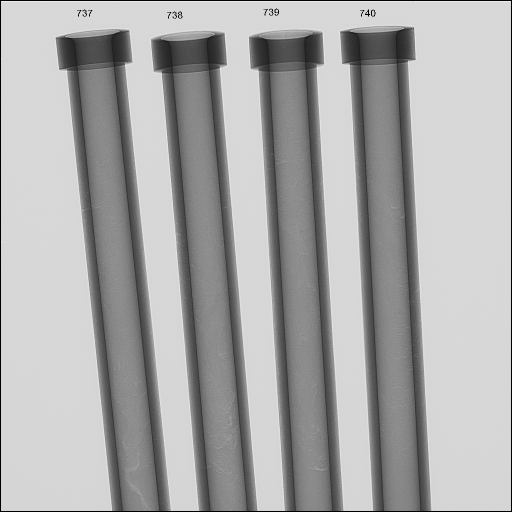
#> input picture test/737-738-739-740_001.bmp, 1024 x 1024 px, found by its file name (shown at 1/2 size)
$ python power_pipes.py
#> lines starting #> are read from the running program, lines starting #| are printed output that depends on the picture; after the words box and inside, x2 and y2 are one past the last pixel; in counts of white or black regions, pixels touching at a corner belong together
import cv2
import numpy as np
from scipy.spatial import distance

def filter_lines(lines):
    new_lines = []
    for i in range(len(lines[::2])):
        dst = distance.euclidean(lines[i-1], lines[i])
        # if dst > 500:
        #     new_lines.append(dst)


    return np.array(new_lines)


image = cv2.imread('737-738-739-740_001.bmp')
#> image is the input picture: shape (1024, 1024, 3); min 0, max 255, mean 169.3
gray = cv2.cvtColor(image, cv2.COLOR_BGR2GRAY)

# It converts the BGR color space of image to HSV color space
hsv = cv2.cvtColor(image, cv2.COLOR_BGR2HSV)
#> hsv: shape (1024, 1024, 3); mean H, S, V 0, 0, 169.3

# Threshold of blue in HSV space
lower_blue = np.array([0, 0, 100])
upper_blue = np.array([179, 255, 219])

# preparing the mask to overlay
mask = cv2.inRange(hsv, lower_blue, upper_blue)
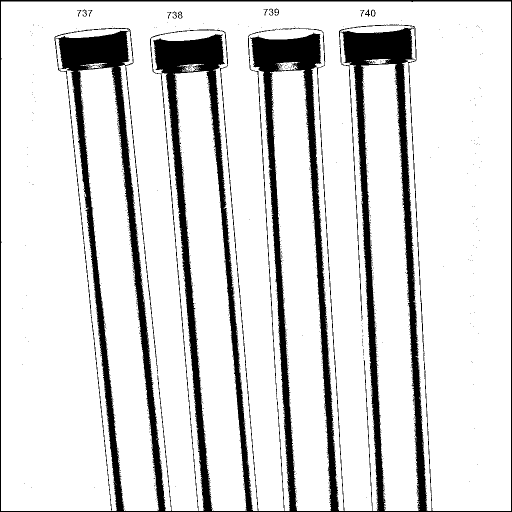
#> mask: shape (1024, 1024) (shown at 1/2 size); 85.5% white; 1050 black regions (1023 under 20 px), largest, box (x1, y1, x2, y2) and area: (0, 0, 1024, 1024) 143907, (816, 52, 849, 722) 1128, (498, 118, 554, 795) 1060

# The black region in the mask has the value of 0,
# so when multiplied with original image removes all non-blue regions
result = cv2.bitwise_and(image, image, mask = mask)

cv2.imshow('pipe color filtered', cv2.resize(result, (800, 600)))
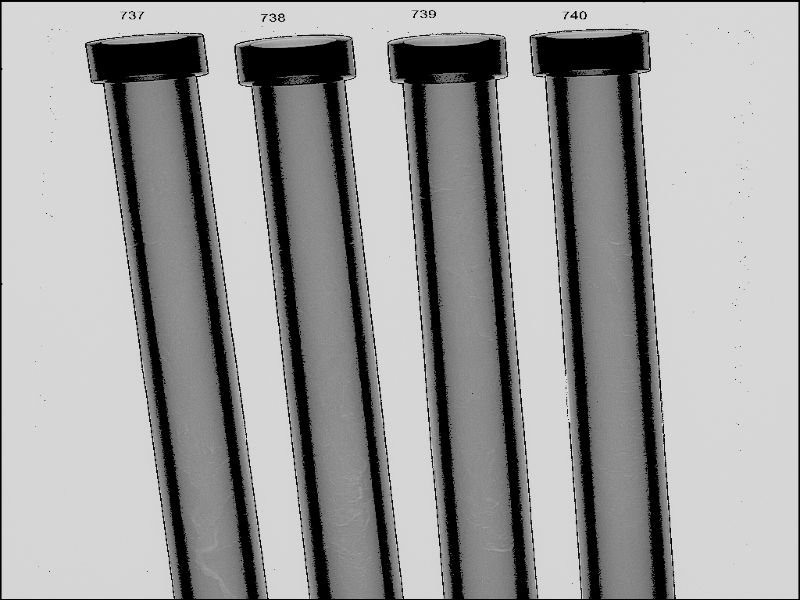
#> window 'pipe color filtered': shape (600, 800, 3); min 0, max 219, mean 156.6

# result = image
gray = cv2.cvtColor(result,cv2.COLOR_HSV2BGR)
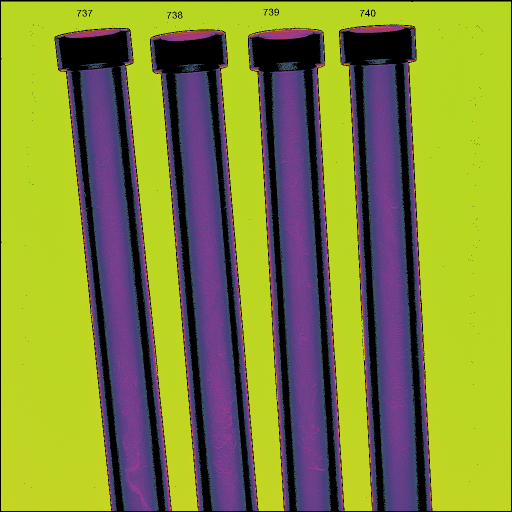
#> gray: shape (1024, 1024, 3) (shown at 1/2 size); mean B, G, R 58.2, 136.8, 130.2
gray = cv2.cvtColor(result,cv2.COLOR_BGR2GRAY)
#> gray: shape (1024, 1024)

thresh = 60
im_bw = cv2.threshold(gray, thresh, 255, cv2.THRESH_BINARY)[1]
cv2.imshow('binary', cv2.resize(im_bw, (800, 600)))
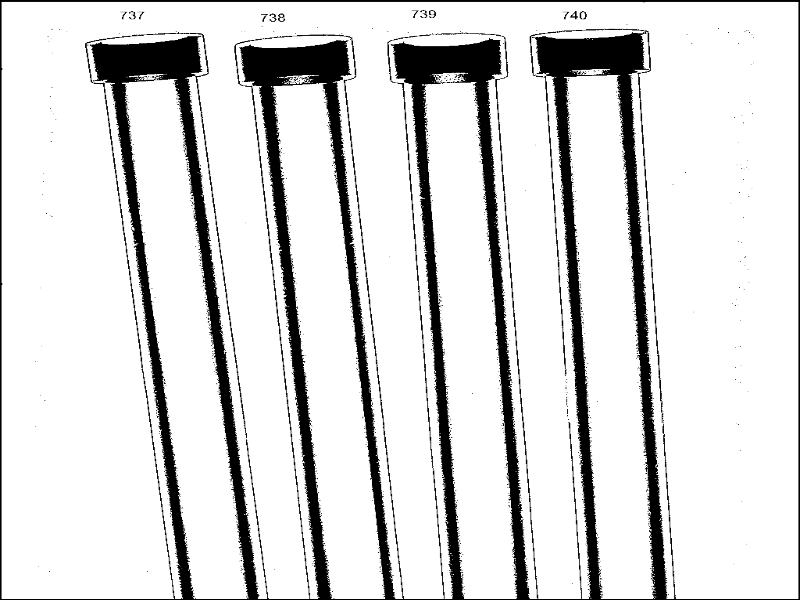
#> window 'binary': shape (600, 800); min 0, max 255, mean 218

# Apply edge detection method on the image
edges = cv2.Canny(im_bw,150,255)
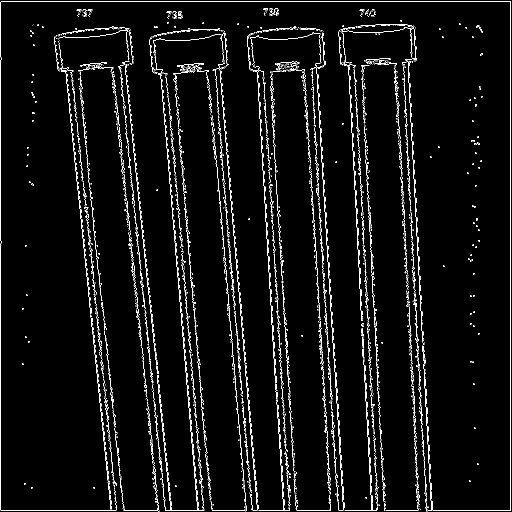
#> edges: shape (1024, 1024) (shown at 1/2 size); 4% white in thin lines or dots


# This returns an array of r and theta values
lines = cv2.HoughLinesP(edges, 1, np.pi/500, 50, np.array([]), 100, 5)
#> lines = 62 rows, first 6: [2, 1021, 231, 1021], [3, 2, 1020, 2], [1, 1020, 1, 4], [1021, 1021, 1021, 3], [318, 788, 341, 1019], [641, 283, 661, 615]
# print(len(np.array(lines)[::2]))

if lines is not None:
    for line in lines:
        for x1, y1, x2, y2 in line:
            cv2.line(image, (x1, y1), (x2, y2), (20, 220, 20), 3)
#> this loop made 62 passes
#> line on passes 1 to 12: [[2, 1021, 231, 1021]], [[3, 2, 1020, 2]], [[1, 1020, 1, 4]], [[1021, 1021, 1021, 3]], [[318, 788, 341, 1019]], [[641, 283, 661, 615]], [[269, 321, 314, 747]], [[706, 309, 714, 467]], [[670, 744, 681, 939]], [[813, 264, 820, 407]], [[301, 734, 311, 835]], [[320, 146, 343, 408]]
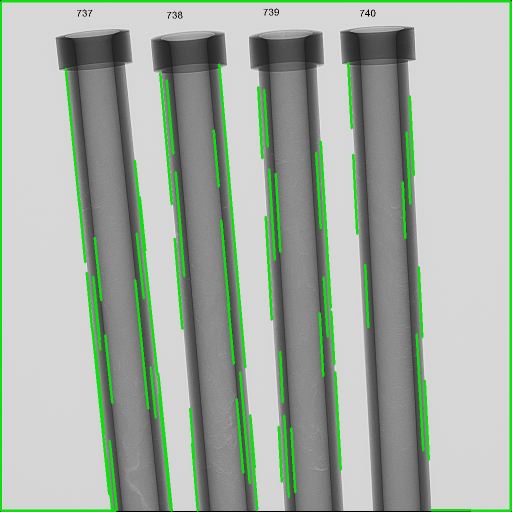
#> image: shape (1024, 1024, 3) (shown at 1/2 size); 5.95% of pixels changed, all inside (x1, y1, x2, y2) = (0, 0, 1024, 1024)

cv2.imshow('res', cv2.resize(image, (800, 600)))
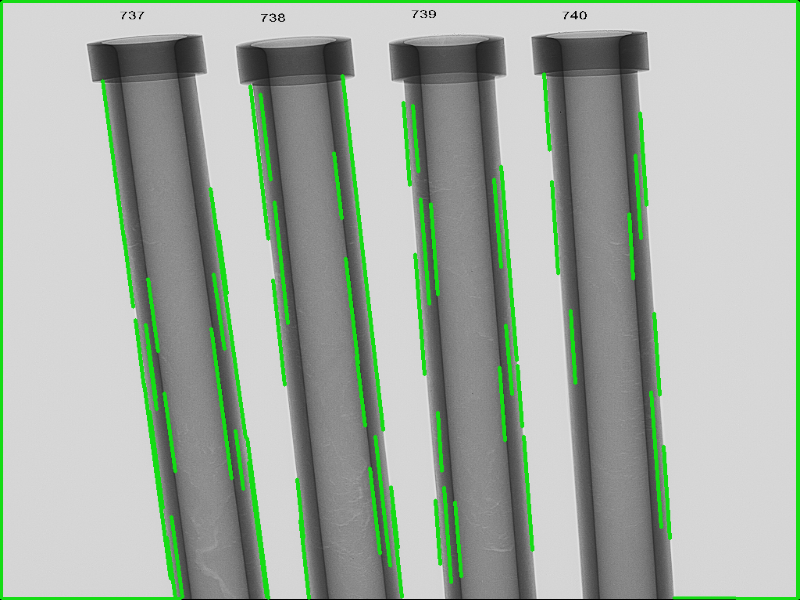
#> window 'res': shape (600, 800, 3); mean B, G, R 161.6, 173.5, 161.6

if cv2.waitKey(0) & 0xff == 27:
#> (key Esc is pressed here)
    cv2.destroyAllWindows()

$ run again, with test/737-738-739-740_002.bmp copied over test/737-738-739-740_001.bmp
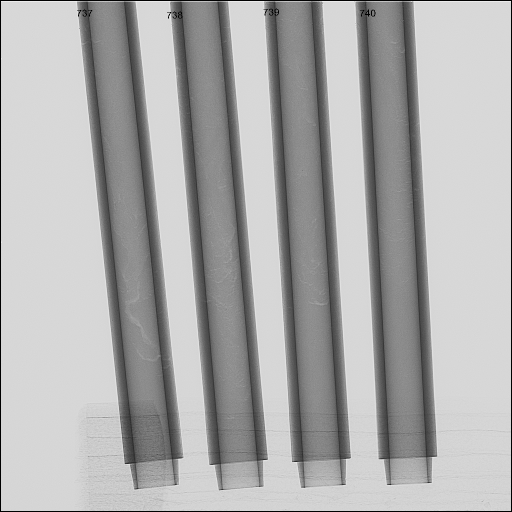
#> input picture test/737-738-739-740_002.bmp, 1024 x 1024 px, found by its file name (shown at 1/2 size)
#> image is the input picture: shape (1024, 1024, 3); min 0, max 255, mean 172.1
#> hsv: shape (1024, 1024, 3); mean H, S, V 0, 0, 172.1
#> `mask = cv2.inRange(hsv, lower_blue, upper_blue)`:
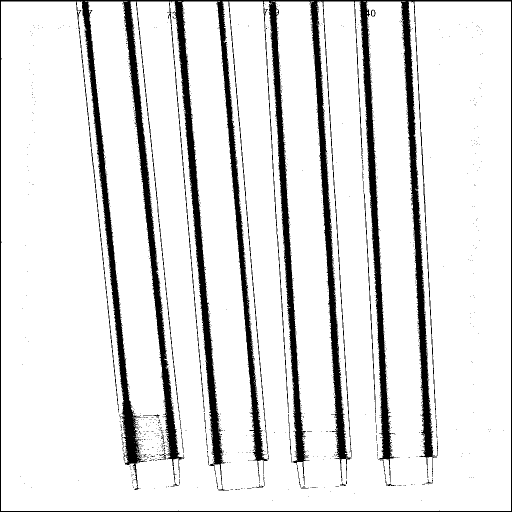
#> mask: shape (1024, 1024) (shown at 1/2 size); 88.5% white; 1301 black regions (1265 under 20 px), largest, box (x1, y1, x2, y2) and area: (0, 0, 1024, 1024) 109392, (648, 50, 701, 874) 1335, (467, 118, 533, 861) 1206
#> edges: shape (1024, 1024); 4.1% white in thin lines or dots
#> lines = 67 rows, first 6: [2, 1021, 1021, 1021], [1, 1020, 1, 4], [1021, 1020, 1021, 3], [648, 2, 802, 2], [759, 518, 769, 708], [655, 182, 668, 395]
#> the loop `for line in lines:` made 67 passes
#> `cv2.imshow('res', cv2.resize(image, (800, 600)))`:
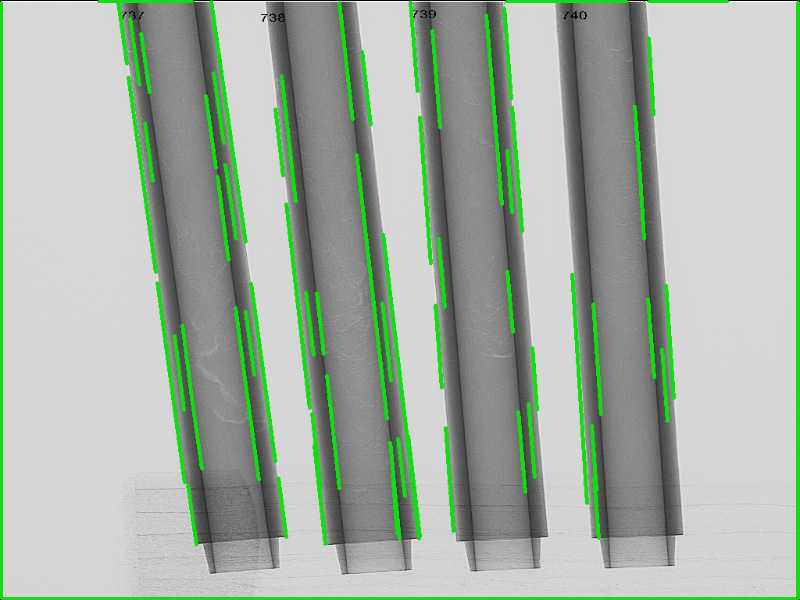
#> window 'res': shape (600, 800, 3); mean B, G, R 164.2, 177.2, 164.2

$ run again, with test/737-738-739-740_004.bmp copied over test/737-738-739-740_001.bmp
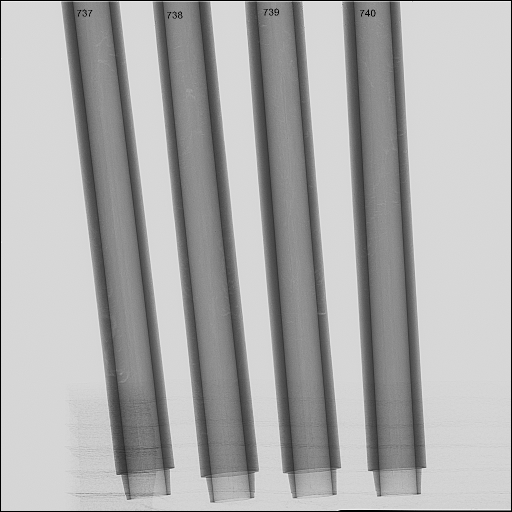
#> input picture test/737-738-739-740_004.bmp, 1024 x 1024 px, found by its file name (shown at 1/2 size)
#> image is the input picture: shape (1024, 1024, 3); min 0, max 255, mean 170.8
#> hsv: shape (1024, 1024, 3); mean H, S, V 0, 0, 170.8
#> `mask = cv2.inRange(hsv, lower_blue, upper_blue)`:
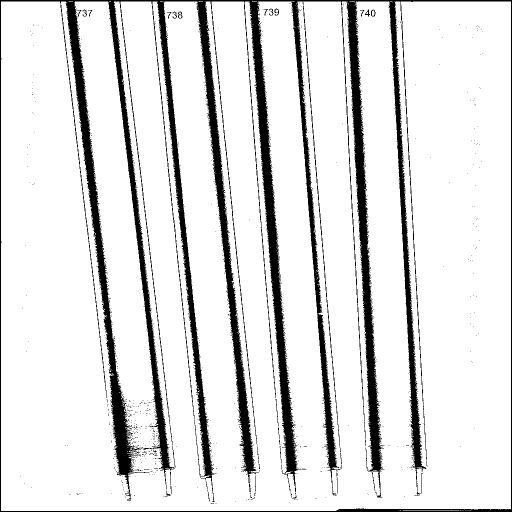
#> mask: shape (1024, 1024) (shown at 1/2 size); 87.5% white; 1144 black regions (1100 under 20 px), largest, box (x1, y1, x2, y2) and area: (0, 0, 1024, 1024) 121168, (606, 12, 679, 882) 1362, (432, 118, 509, 833) 1134
#> edges: shape (1024, 1024); 4.2% white in thin lines or dots
#> lines = 70 rows, first 6: [1021, 1018, 1021, 3], [1, 1020, 1, 4], [229, 2, 394, 2], [2, 1021, 680, 1021], [793, 265, 798, 370], [463, 423, 518, 941]
#> the loop `for line in lines:` made 70 passes
#> `cv2.imshow('res', cv2.resize(image, (800, 600)))`:
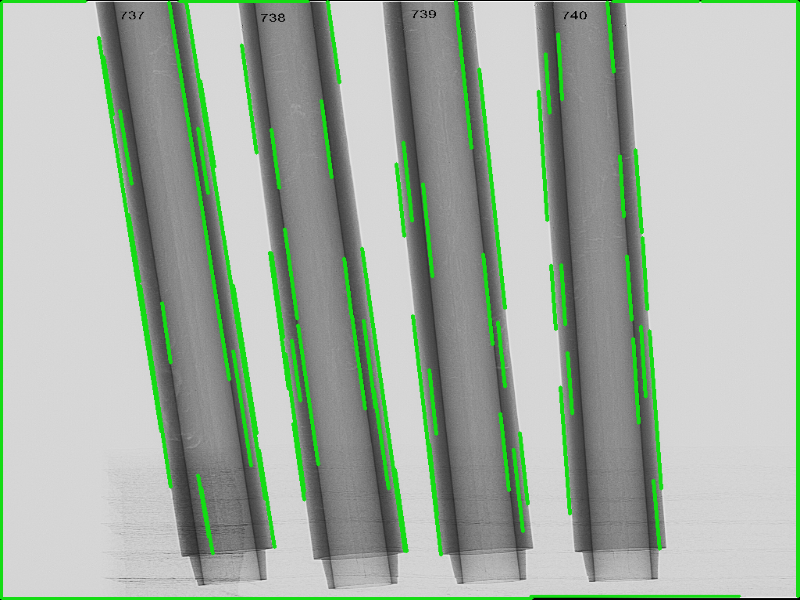
#> window 'res': shape (600, 800, 3); mean B, G, R 162.2, 175.7, 162.2
